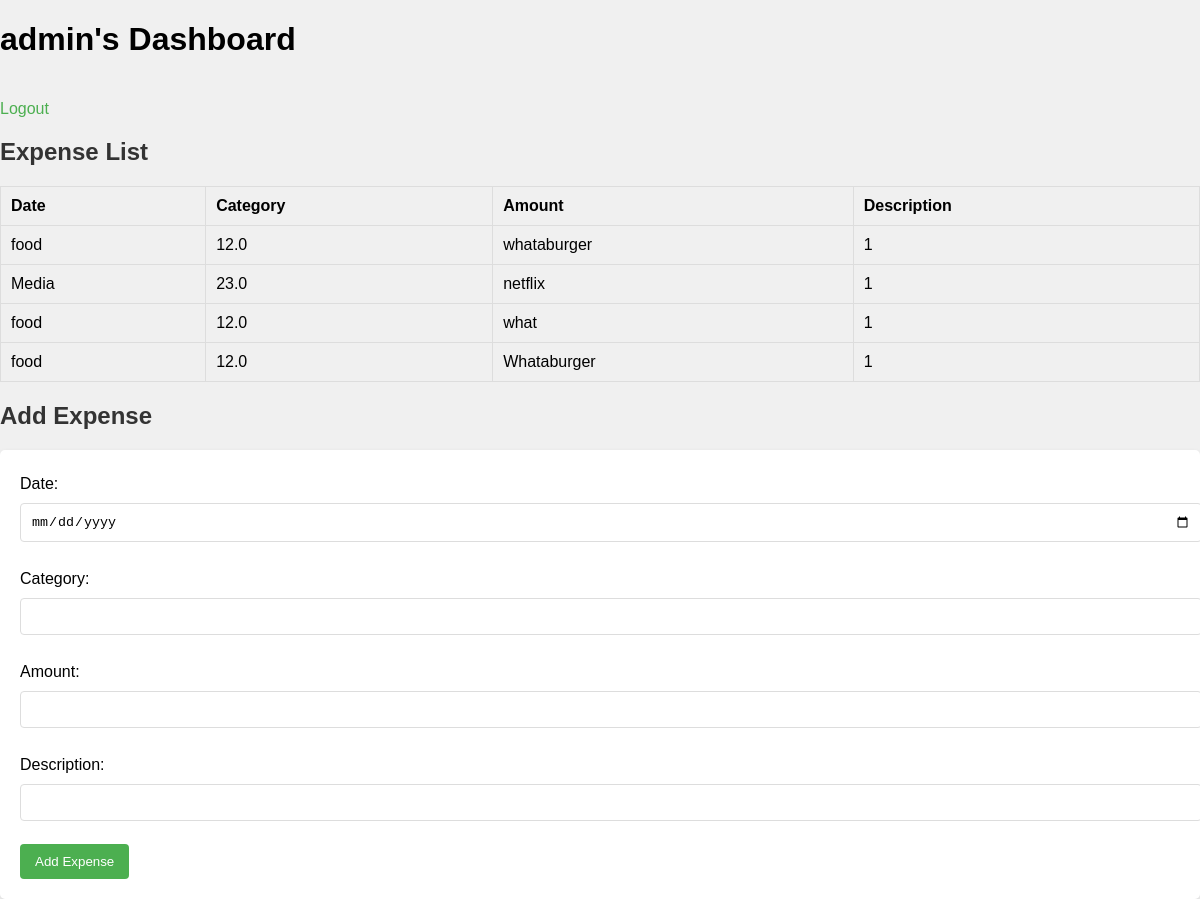
The app's page /dashboard (signed in) with its own data.
### tables this page shows
CREATE TABLE users (
                id INTEGER PRIMARY KEY AUTOINCREMENT,
                username TEXT UNIQUE NOT NULL,
                password TEXT NOT NULL
            );

CREATE TABLE expenses (
                id INTEGER PRIMARY KEY AUTOINCREMENT,
                date TEXT NOT NULL,
                category TEXT NOT NULL,
                amount REAL NOT NULL,
                description TEXT,
                user_id INTEGER,
                FOREIGN KEY(user_id) REFERENCES users(id)
            );

### app.py (the view)
@app.route('/dashboard')
def dashboard():
    if 'user_id' not in session:
        return redirect(url_for('login'))  # Redirect to login if not logged in
    with sqlite3.connect('db/expenses.db') as conn:
        cursor = conn.cursor()
        cursor.execute('SELECT username FROM users WHERE id = ?', (session['user_id'],))
        user = cursor.fetchone()
        username = user[0] if user else 'User'
        cursor.execute('SELECT * FROM expenses WHERE user_id = ?', (session['user_id'],))
        expenses = cursor.fetchall()
    return render_template('dashboard.html', username=username, expenses=expenses)

### templates/dashboard.html (shortened to what this page needs)
<!DOCTYPE html>
<html lang="en">
<head>
    <link rel="stylesheet" href="{{ url_for('static', filename='css/style.css') }}">
</head>
<body>
    <header>
        <h1>{{ username }}'s Dashboard</h1>
        <nav>
            <a href="{{ url_for('logout') }}">Logout</a>
        </nav>
    </header>
    <section>
        <h2>Expense List</h2>
        <table>
            <thead>
                <tr>
                    <th>Date</th>
                    <th>Category</th>
                    <th>Amount</th>
                    <th>Description</th>
                </tr>
            </thead>
            <tbody>
                {% for expense in expenses %}
                <tr>
                    <td>{{ expense[2] }}</td>
                    <td>{{ expense[3] }}</td>
                    <td>{{ expense[4] }}</td>
                    <td>{{ expense[5] }}</td>
                </tr>
                {% endfor %}
            </tbody>
        </table>
    </section>
    <section>
        <h2>Add Expense</h2>
        <form action="{{ url_for('add_expense') }}" method="post">
            <label for="date">Date:</label>
            <input type="date" id="date" name="date" required><br><br>
            <label for="category">Category:</label>
            <input type="text" id="category" name="category" required><br><br>
            <label for="amount">Amount:</label>
            <input type="number" id="amount" name="amount" step="0.01" required><br><br>
            <label for="description">Description:</label>
            <input type="text" id="description" name="description" required><br><br>
            <button type="submit">Add Expense</button>
        </form>
    </section>
</body>
</html>

### static/css/style.css (style rules this page uses)
body { font-family: Arial, sans-serif; background-color: #f0f0f0; margin: 0; padding: 0; }
h2, h3 { color: #333; }
table { width: 100%; margin-bottom: 20px; border-collapse: collapse; }
table th, table td { padding: 10px; text-align: left; border: 1px solid #ddd; }
form { background-color: #fff; padding: 20px; border-radius: 5px; box-shadow: 0 2px 5px rgba(0, 0, 0, 0.1); }
form label { display: block; margin: 5px 0; }
form input { width: 100%; padding: 10px; margin: 5px 0; border: 1px solid #ddd; border-radius: 4px; }
form button { padding: 10px 15px; background-color: #4CAF50; color: white; border: none; border-radius: 4px; cursor: pointer; }
a { display: inline-block; margin-top: 20px; text-decoration: none; color: #4CAF50; }

### records on screen
users: username "admin"
expenses: category "food", amount "12.0", description "whataburger", user "1"
expenses: category "Media", amount "23.0", description "netflix", user "1"
expenses: category "food", amount "12.0", description "what", user "1"
expenses: category "food", amount "12.0", description "Whataburger", user "1"
